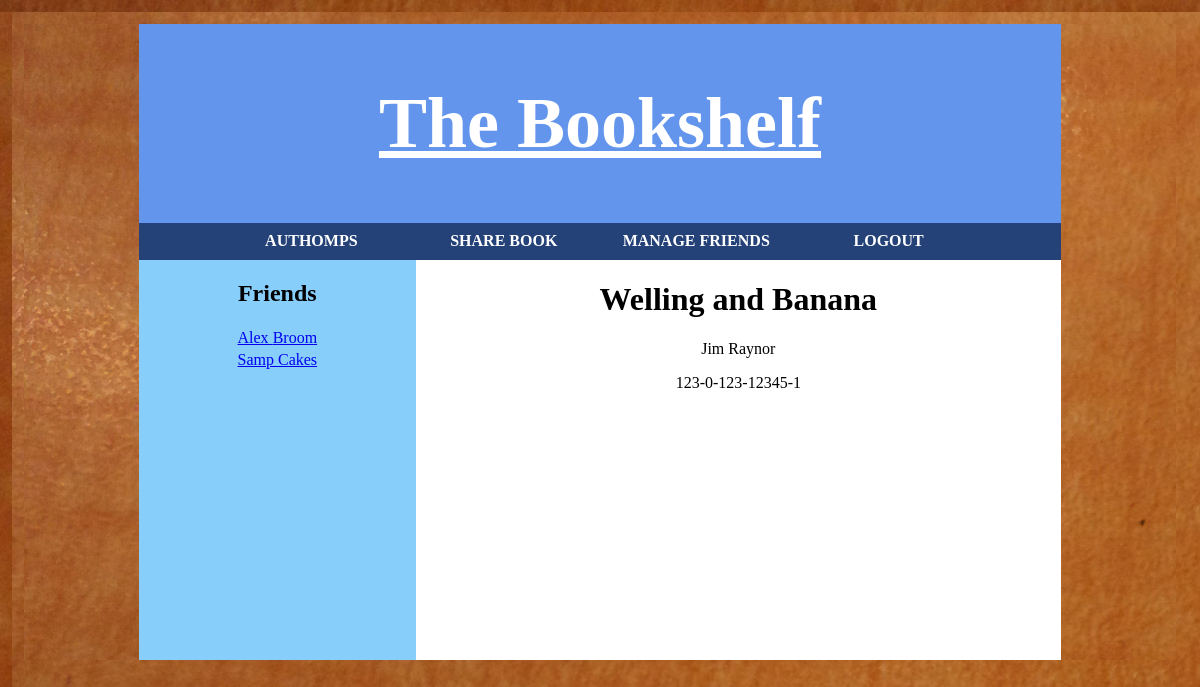
The app's page /book_view.php?isbn=123-0-123-12345-1 (signed in) with its own data.
### tables this page shows
CREATE TABLE users
( 	username VARCHAR(20) PRIMARY KEY NOT NULL,
	password VARCHAR(20) NOT NULL,
	current_book CHAR(17),
	first_name VARCHAR(20),
	last_name VARCHAR(20),
	FOREIGN KEY (current_book) REFERENCES books(isbn)
);

CREATE TABLE books
( 	isbn CHAR(17) NOT NULL PRIMARY KEY,
	title VARCHAR(50),
	author_first_name VARCHAR(20),
	author_last_name VARCHAR(20)
);

### book_view.php (the view, shortened to what this page needs)
<?php
	$username = $_SESSION['username'];
	$isbn = $_GET["isbn"];
?>
<!DOCTYPE html>
<html>
<head>
	<link rel="stylesheet" type="text/css" href="css/bookshelf.css" />
</head>
<body>
	<div id="wrap">
		<?php
			include('directory.php');
			include('friends_list.php');
		?>
		<div id="main">
			<?php
				include('access_database.php');
				$bookQuery = "SELECT * FROM books WHERE isbn = '".$isbn."'";
				$bookInfo = $db->query($bookQuery);
				$row = $bookInfo->fetch_assoc();
				$title = $row['title'];
				$author_name = $row['author_first_name']." ".$row['author_last_name'];
				echo '<h1>'.$title.'</h1>';
				echo '<p>'.$author_name.'</p>';
				echo '<p>'.$isbn.'</p>';
			?>
		</div>
	</div>
</body>
</html>

### friends_list.php (shortened to what this page needs)
<div id="friends">
	<h2 align="center">Friends</h2>
	<?php
		include('access_database.php');
		$friendQuery = "SELECT username, first_name, last_name FROM users JOIN friends WHERE username = friend AND user = '".$username."' ORDER BY last_name";
		$friendStmt = $db->query($friendQuery);
		$num_rows = $friendStmt->num_rows;
		if ($num_rows == 0) {
			echo "You have no friends.";
		} else {
			echo '<table class="friends_list">';
			for ($i=0; $i < $num_rows; $i++) {
				$row = $friendStmt->fetch_assoc();
				echo '<tr><td>'.'<a href="friend_homepage.php?friend_name='.$row['username'].'">'.$row['first_name'].' '.$row['last_name'].'</a>'.'</td></tr>';
			}
			echo "</table>";
		}
	?>
</div>

### css/bookshelf.css (style rules this page uses)
html, body { margin:1%; padding:0; background-image: url('background_wood.jpg'); }
#wrap { width:80%; height: 100%; margin:0 auto; font-size: 16px; background-color: #87CEFA; min-width: 550px; }
#main { float: right; margin:0 auto; text-align:center; background-color: white; width: 70%; min-height: 400px; }
#friends { float: left; width: 30%; height: 100%; background-color: #87CEFA; }
table { margin-left:auto; margin-right:auto; }

### records on screen
users: first_name "Alex", last_name "Broom"
users: first_name "Samp", last_name "Cakes"
books: title "Welling and Banana", author_name "Jim Raynor"

### other values on screen
$username "AUTHOMPS"
$isbn "123-0-123-12345-1"
